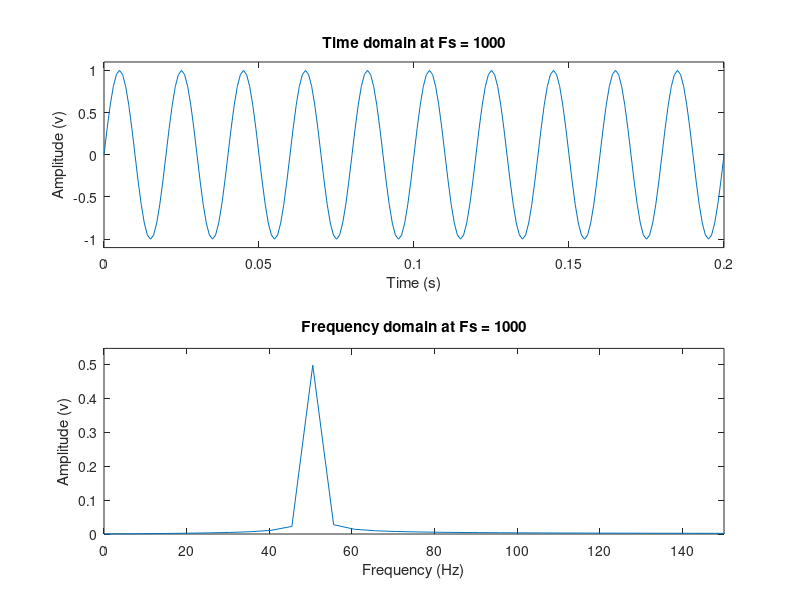
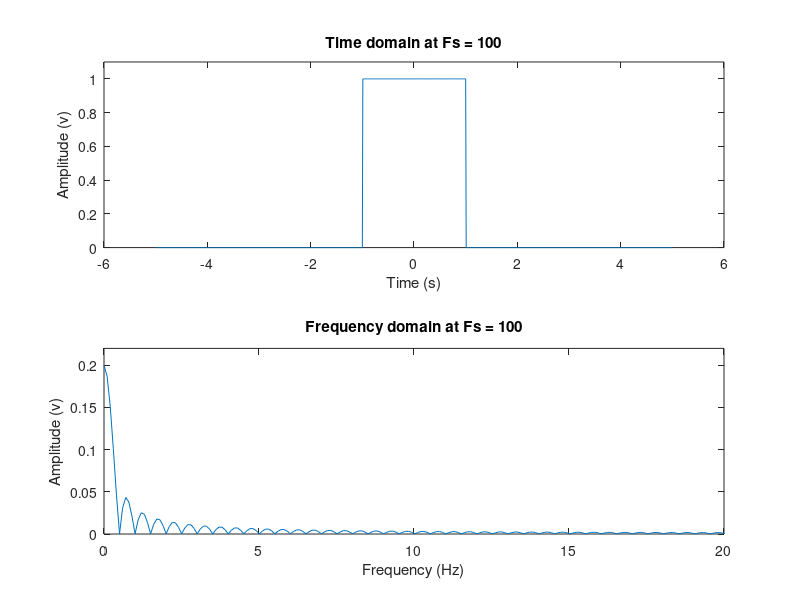
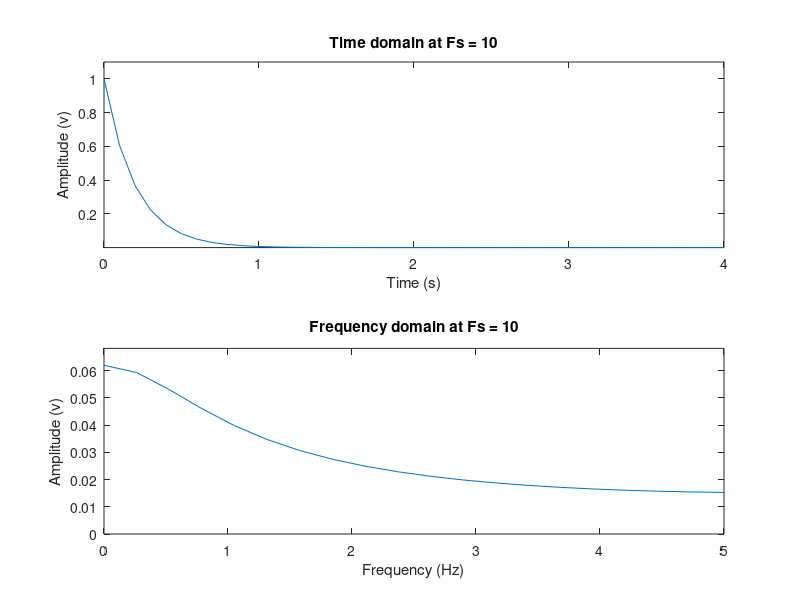
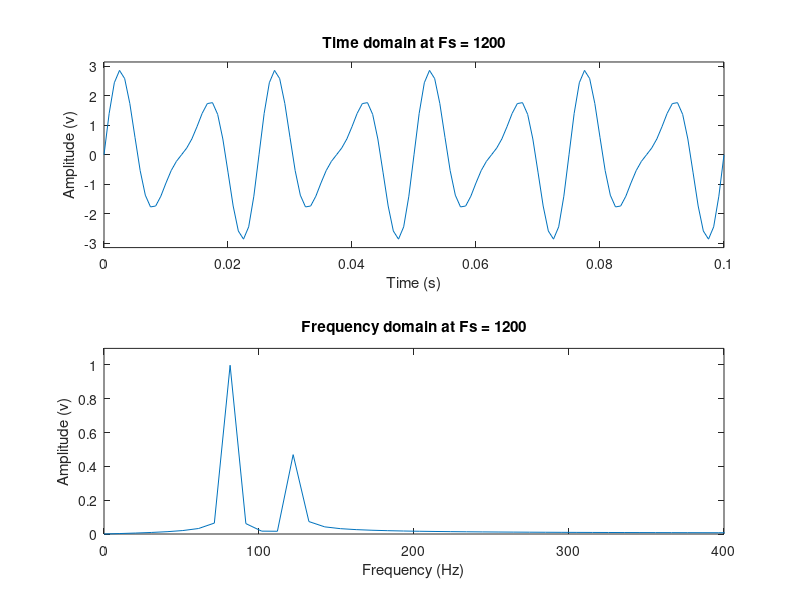

MATLAB code for these plots, in order:
function [] = Practice2(  )
% Calculate the FT of the following functions:
    Data = {};
% 1) x(t) = A*sin(2*pi*f0*t); f0 = 50 Hz; Fs = 1000 Hz;
    Fs = 1000;
    f0 = 50;
    t = 0:1/Fs:0.2;
    x = sin(2*pi*f0*t);
    [f,X] = fourierVector(x,Fs);
    Data = save(t,x,f,X,Fs,Data);
% 2) x(t) = A*rect(t/T); Fs = 100 Hz;
    Fs = 100;
    T = 2;
    [t,x] = rect(T,Fs);
    [f,X] = fourierVector(x,Fs);
    Data = save(t,x,f,X,Fs,Data);
% 3) x(t) = A*exp(-a*t); Fs = 10 Hz;
    Fs = 10;
    a = 5;
    t = 0:1/Fs:4;
    x = exp(-a*t);
    [f,X] = fourierVector(x,Fs);
    Data = save(t,x,f,X,Fs,Data);
% 4) x(t) = A*sin() + sin(); f01 = 80 Hz; f02 = 120 Hz; Fs = propose;
    Fs = 1200;
    t = 0:1/Fs:0.1;
    f1 = 80;
    f2 = 120;
    x = 2*sin(2*pi*f1*t) + sin(2*pi*f2*t);
    [f,X] = fourierVector(x,Fs);
    Data = save(t,x,f,X,Fs,Data);
% 5) x(t) = A*tri(t/T); Fs = 100 Hz;
    Fs = 100;
    T = 1;
    [t,x] = tri(T,Fs);
    [f,X] = fourierVector(x,Fs);
    Data = save(t,x,f,X,Fs,Data);
% Graphics:
    limx = [150,20,5,400,5];
    for i = 1:size(Data,1)
        figure
            subplot(2,1,1)
                plot(Data{i,1},Data{i,2})
                xlabel('Time (s)')
                ylabel('Amplitude (v)')
                ylim([1.1*min(Data{i,2}),1.1*max(Data{i,2})])
                title(['Time domain at Fs = ',num2str(Data{i,5})])
            subplot(2,1,2)
                plot(Data{i,3},Data{i,4})
                xlabel('Frequency (Hz)')
                xlim([0,limx(i)])
                ylabel('Amplitude (v)')
                ylim([0,1.1*max(Data{i,4})])
                title(['Frequency domain at Fs = ',num2str(Data{i,5})])
    end
end

function [f,X] = fourierVector(x,Fs)
% To obtain absolute positive values of the fourier transform of x
% it also obtains the corresponding frequency vector
    X = fft(x);
    Ie = floor(length(X)/2);
    X = abs(X(1:Ie))/length(X);
    f = (0:Ie-1)*((Fs/2)/(Ie-1));
end

function [Data] = save(t,x,f,X,Fs,Data)
% Stores data in a cell
    l = size(Data,1);
    Data{l+1,1} = t;
    Data{l+1,2} = x;
    Data{l+1,3} = f;
    Data{l+1,4} = X;
    Data{l+1,5} = Fs;
end

function [t,x] = rect(T,Fs)
% Creates a rect function
    t = -2.5*T:1/Fs:2.5*T;
    x = 0*t;
    cero = floor(length(x)/2)+1;
    x(cero-floor(T/2)*Fs+1:cero+floor(T/2)*Fs) = ones(1,T*Fs);
end

function [t,x] = tri(T,Fs)
% Creates a rect function
    T = 2*T;
    t = -2.5*T:1/Fs:2.5*T;
    x = 0*t;
    cero = floor(length(x)/2)+1;
    x(cero-floor(T/2)*Fs+1:cero) = (0:Fs*floor(T/2)-1)/(floor(T/2)*Fs-1);
    x(cero:cero+floor(T/2)*Fs) = 1-(0:floor(T/2)*Fs)/(floor(T/2)*Fs);
end